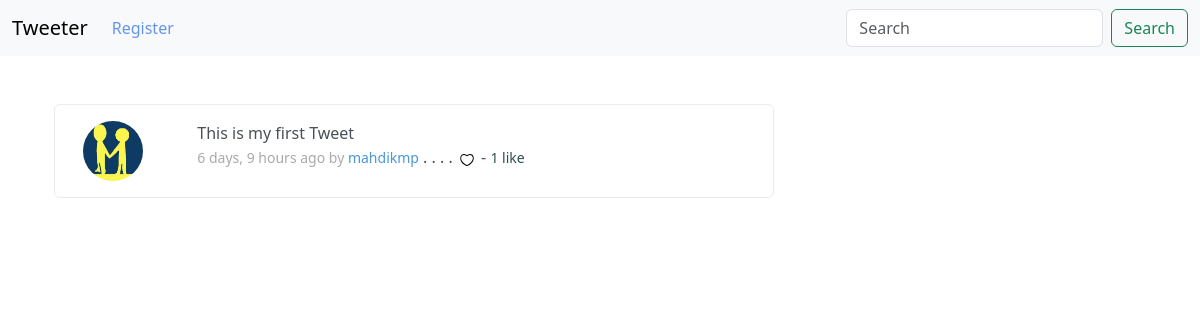
Page /detail/1/ on the committed database.
### musker/models.py (models this page shows, shortened)
class Tweet(models.Model):
    user = models.ForeignKey(User, related_name='tweest', on_delete=models.DO_NOTHING)
    body = models.CharField(max_length=200)
    created = models.DateTimeField(auto_now_add=True)
    likes = models.ManyToManyField(User, related_name='tweet_likes', blank=True)
    def number_of_likes(self):
        return self.likes.count()

class Profile(models.Model):
    user = models.OneToOneField(User, on_delete=models.CASCADE)
    follows = models.ManyToManyField('self', symmetrical=False, related_name='followed_by', blank=True)
    date_modified = models.DateTimeField(User ,auto_now = True)
    profile_image = models.ImageField(null=True, blank=True, upload_to='pro_images')

### musker/views.py (the view)
# urls.py: path('detail/<int:pk>/', views.tweet_detail, name='tweet_detail'),
def tweet_detail(request, pk):
    tweet = get_object_or_404(Tweet, id=pk)
    if tweet:
        return render(request, 't_detail.html', {'tweet': tweet})
    else:
        messages.error(request, 'Sorry, this tweet does not exist!')
        return redirect('home')

### musker/templates/t_detail.html
{% extends 'base.html' %}
{% load static %}
{% block content %}
<div class="container">
    <div class="row">
        <div class="col-8">
                <div class="alert alert-light" role="alert" style="background-color: white;">
                    <div class="container">
                        <div class="row">
                            <div class="col-2">
                                {% if tweet.user.profile.profile_image %}
                                <img src="{{tweet.user.profile.profile_image.url}}" alt="{{tweet.user.usename}}" style="width: 60px; height: 60px;" class="rounded-circle">
                                {% else %}
                                <img src="{% static 'images/default.jpeg' %}" alt="{{tweet.user.usename}}" style="width: 60px; height: 60px;" class="rounded-circle">
                                {% endif %}
                            </div>
                            <div class="col-10">
                                {{tweet.body}} <br>
                                <small style="color: darkgray;">{{tweet.created|timesince}} ago by <a style="text-decoration: none;" href="{% url 'profile' tweet.user.id %}"><span style="color:rgb(72, 151, 216);">{{tweet.user}}</span></a></small>
                                .  .  .  . {% if request.user in tweet.likes.all %} <a href="{% url 'tweet_like' tweet.id %}" style="text-decoration: none; color: red;"><img style="width: 20px;" src="{% static 'icons/liked.svg' %}" alt=""></a> {% else %} <a href="{% url 'tweet_like' tweet.id %}" style="text-decoration: none; color: blue; font-size: small;"><img style="width: 20px;" src="{% static 'icons/unliked.svg' %}" alt=""></a> {% endif %}
                                - <small style="color: darkslategrey;">{% if tweet.number_of_likes > 1 %} {{tweet.number_of_likes}} likes {% else %} {{tweet.number_of_likes}} like {% endif %}</small>
                            </div>
                        </div>
                    </div>
                </div> <br>
        </div>
        <div class="col-4"> <br><br><br>
        </div>
    </div>
</div>
{% endblock content %}

### rows in the picture
Tweet: user.profile.profile_image (picture), body "This is my first Tweet", created "6 days, 9 hours", user "mahdikmp", number_of_likes "1"
